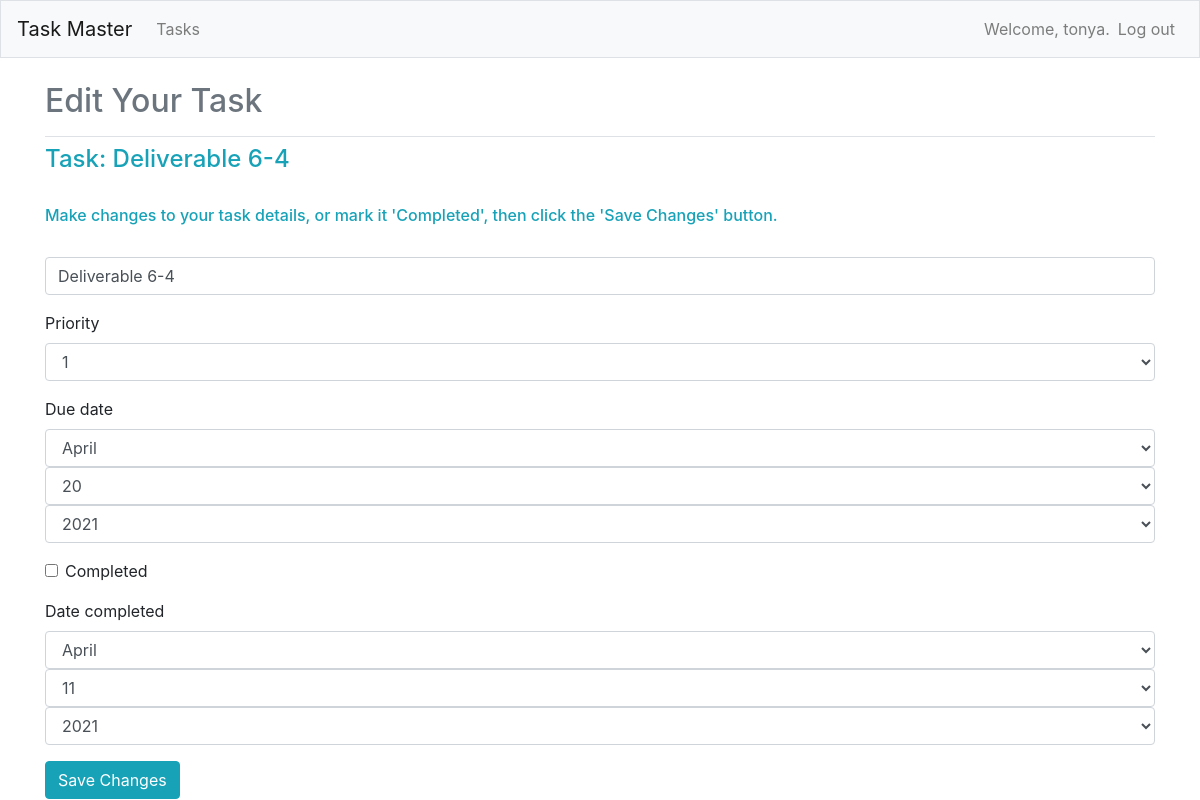
Before: /edit_task/1/ (signed in) with the older database file.
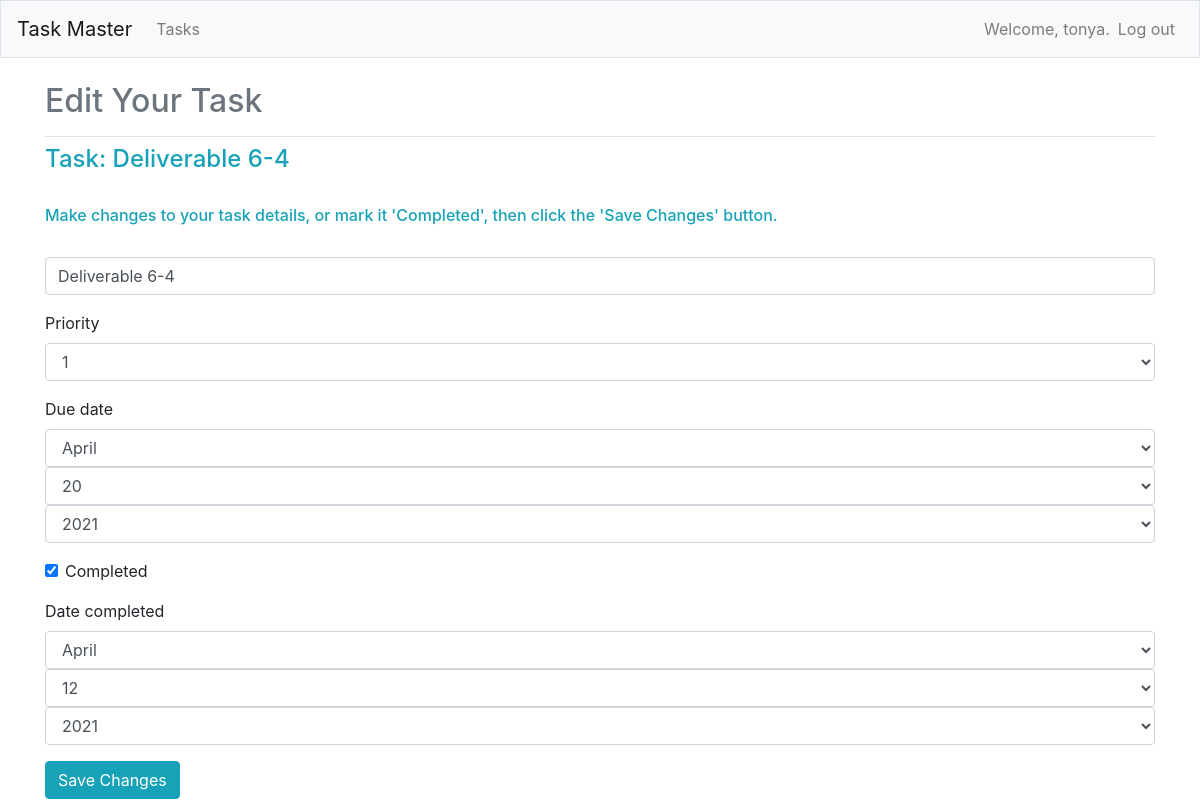
After: the same page with the newer database file.
### task_masters/models.py (models this page shows)
class Task(models.Model):
    name = models.CharField(max_length=300)
    priority = models.CharField(max_length=1)
    due_date = models.DateField(null=True)
    completed = models.BooleanField(default=False)
    date_completed = models.DateField(null=True)
    owner = models.ForeignKey(User, on_delete=models.CASCADE)
    def __str__(self):
        return self.name

### task_masters/views.py (the view)
# urls.py: path('edit_task/<int:task_id>/', views.edit_task, name='edit_task'),
@login_required
def edit_task(request, task_id):
    task = Task.objects.get(id=task_id)
    if task.owner != request.user:
        raise Http404
    if request.method != 'POST':
        form = TaskForm(instance=task)
    else:
        form = TaskForm(instance=task, data=request.POST)
        if form.is_valid():
            form.save()
            return redirect('task_masters:task', task_id=task.id)
    context = {'task': task, 'form': form}
    return render(request, 'task_masters/edit_task.html', context)

### task_masters/forms.py
class TaskForm(forms.ModelForm):
    class Meta:
        model = Task
        fields = ['name', 'priority', 'due_date', 'completed', 'date_completed']
        labels = {'name': ''}
        widgets = {'name': forms.TextInput(attrs={'class': 'form-control', 'placeholder': 'Task title'}),
                   'priority': forms.Select(choices=PRIORITY_CHOICES),
                   'due_date': forms.SelectDateWidget(),
                   'completed': forms.CheckboxInput(),
                   'date_completed': forms.SelectDateWidget(),
                   }

### task_masters/templates/task_masters/edit_task.html (shortened to what this page needs)
{% extends "task_masters/base.html" %}
{% load bootstrap4 %}
{% block page_header %}
    <h2 class="text-muted">Edit Your Task</h2>
{% endblock page_header %}
{% block content %}
    <h4><a href="{% url 'task_masters:task' task.id %}" class="text-info">Task: {{ task }}</a></h4>
    <br>
    <h6 class="text-info">Make changes to your task details, or mark it 'Completed', then click the 'Save Changes' button.</h6>
    <form method="post" action="{% url 'task_masters:edit_task' task.id %}" class="form">
        {% bootstrap_form form %}
        {% buttons %}
            <button name="submit" class="btn btn-info">Save Changes</button>
        {% endbuttons %}
    </form>
{% endblock content %}

Changed rows visible on the page:
changed Task "Deliverable 6-4": completed "☐" → "☑"
Other visible differences:
form field bootstrap_form: "11" → "12"
